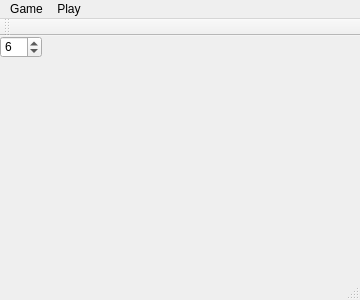
<?xml version="1.0" encoding="UTF-8"?>
<ui version="4.0">
 <class>tower</class>
 <widget class="QMainWindow" name="tower">
  <property name="geometry">
   <rect>
    <x>0</x>
    <y>0</y>
    <width>360</width>
    <height>300</height>
   </rect>
  </property>
  <property name="windowTitle">
   <string>tower</string>
  </property>
  <widget class="QWidget" name="centralWidget">
   <widget class="QPushButton" name="pushButton_0">
    <property name="geometry">
     <rect>
      <x>0</x>
      <y>0</y>
      <width>120</width>
      <height>240</height>
     </rect>
    </property>
    <property name="text">
     <string/>
    </property>
    <property name="flat">
     <bool>true</bool>
    </property>
   </widget>
   <widget class="QPushButton" name="pushButton_1">
    <property name="geometry">
     <rect>
      <x>120</x>
      <y>0</y>
      <width>120</width>
      <height>240</height>
     </rect>
    </property>
    <property name="text">
     <string/>
    </property>
    <property name="flat">
     <bool>true</bool>
    </property>
   </widget>
   <widget class="QPushButton" name="pushButton_2">
    <property name="geometry">
     <rect>
      <x>240</x>
      <y>0</y>
      <width>120</width>
      <height>240</height>
     </rect>
    </property>
    <property name="text">
     <string/>
    </property>
    <property name="flat">
     <bool>true</bool>
    </property>
   </widget>
   <widget class="QSpinBox" name="spinBox">
    <property name="geometry">
     <rect>
      <x>0</x>
      <y>0</y>
      <width>42</width>
      <height>22</height>
     </rect>
    </property>
    <property name="minimum">
     <number>1</number>
    </property>
    <property name="maximum">
     <number>9</number>
    </property>
    <property name="value">
     <number>6</number>
    </property>
   </widget>
  </widget>
  <widget class="QMenuBar" name="menuBar">
   <property name="geometry">
    <rect>
     <x>0</x>
     <y>0</y>
     <width>360</width>
     <height>22</height>
    </rect>
   </property>
   <widget class="QMenu" name="menuGame">
    <property name="title">
     <string>Game</string>
    </property>
    <addaction name="actionNew"/>
    <addaction name="actionSet_Disks"/>
    <addaction name="actionClose"/>
   </widget>
   <widget class="QMenu" name="menuPlay">
    <property name="title">
     <string>Play</string>
    </property>
    <addaction name="actionUndo"/>
    <addaction name="actionUndo_All"/>
    <addaction name="actionAuto_Play"/>
   </widget>
   <addaction name="menuGame"/>
   <addaction name="menuPlay"/>
  </widget>
  <widget class="QToolBar" name="mainToolBar">
   <attribute name="toolBarArea">
    <enum>TopToolBarArea</enum>
   </attribute>
   <attribute name="toolBarBreak">
    <bool>false</bool>
   </attribute>
  </widget>
  <widget class="QStatusBar" name="statusBar"/>
  <action name="actionNew">
   <property name="text">
    <string>&amp;New</string>
   </property>
  </action>
  <action name="actionSet_Disks">
   <property name="text">
    <string>&amp;Set Disks</string>
   </property>
  </action>
  <action name="actionExit">
   <property name="text">
    <string>&amp;Exit</string>
   </property>
  </action>
  <action name="actionUndo">
   <property name="text">
    <string>&amp;Undo</string>
   </property>
  </action>
  <action name="actionUndo_All">
   <property name="text">
    <string>&amp;Undo All</string>
   </property>
  </action>
  <action name="actionAuto_Play">
   <property name="text">
    <string>&amp;Auto Play</string>
   </property>
  </action>
  <action name="actionQuit">
   <property name="text">
    <string>Quit</string>
   </property>
  </action>
  <action name="actionClose">
   <property name="text">
    <string>Close</string>
   </property>
  </action>
 </widget>
 <layoutdefault spacing="6" margin="11"/>
 <resources/>
 <connections/>
</ui>
